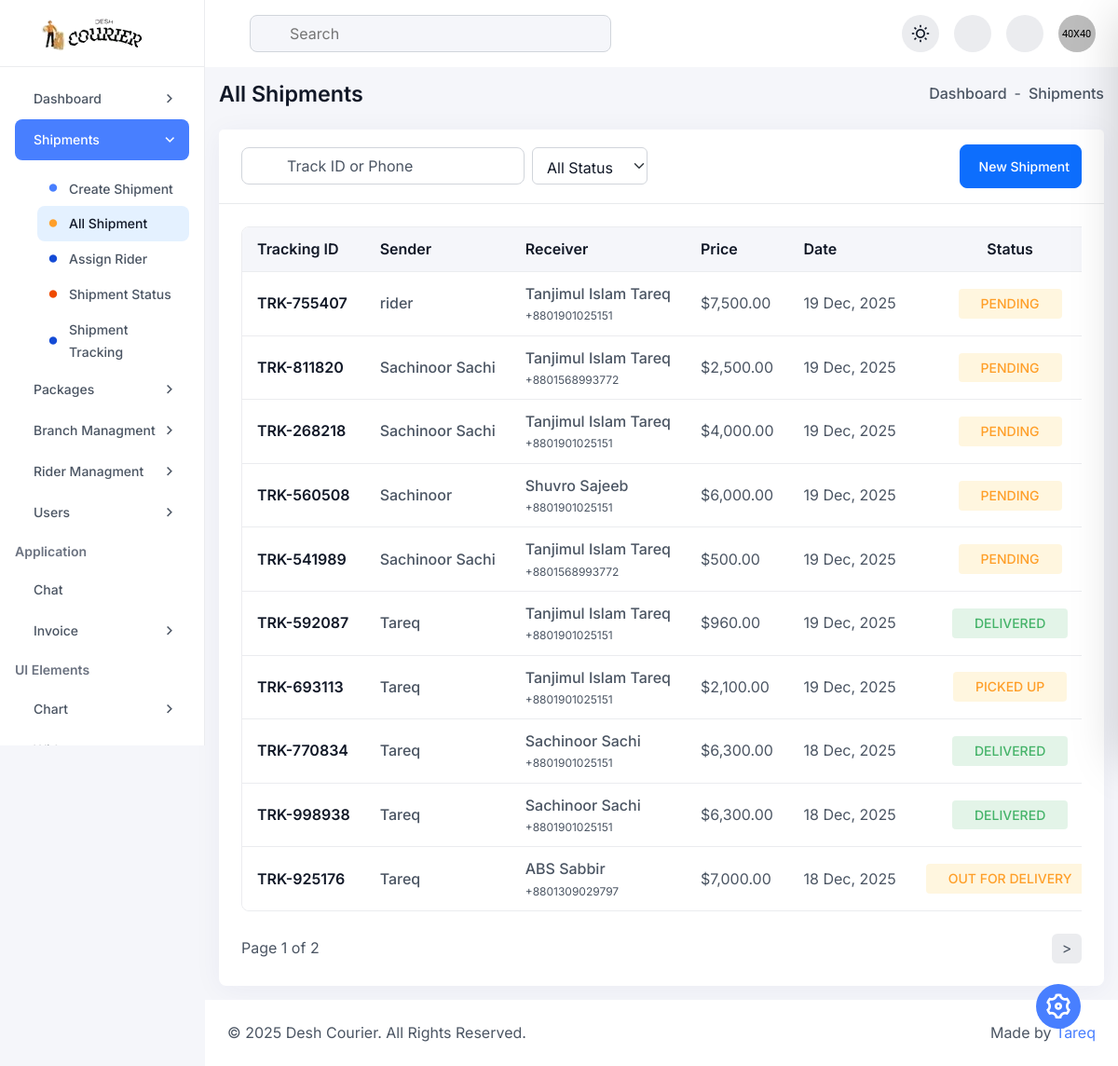
Screenshot of /admin/shipment_list.php (signed in) with the database file from the repository.
### tables this page shows
CREATE TABLE `parcels` (
  `parcel_id` int(11) NOT NULL,
  `tracking_number` varchar(50) NOT NULL,
  `parcel_type` enum('Parcel','Document') DEFAULT 'Parcel',
  `sender_name` varchar(100) NOT NULL,
  `sender_phone` varchar(20) NOT NULL,
  `sender_address` text NOT NULL,
  `receiver_name` varchar(100) NOT NULL,
  `receiver_phone` varchar(20) NOT NULL,
  `receiver_address` text NOT NULL,
  `weight_kg` decimal(5,2) DEFAULT NULL,
  `delivery_type` enum('standard','express','same_day') DEFAULT 'standard',
  `price` decimal(10,2) NOT NULL,
  `payment_method` varchar(50) DEFAULT 'Cash (Receiver)',
  `current_status` enum('pending','picked_up','in_transit','out_for_delivery','delivered','returned','cancelled') DEFAULT 'pending',
  `assigned_courier_id` int(11) DEFAULT NULL,
  `branch_id` int(11) DEFAULT NULL,
  `created_at` timestamp NOT NULL DEFAULT current_timestamp(),
  `updated_at` timestamp NOT NULL DEFAULT current_timestamp() ON UPDATE current_timestamp()
);

### admin/shipment_list.php (the view, shortened to what this page needs)
<?php
require 'db.php';
$limit = 10;
$page = isset($_GET['page']) ? (int)$_GET['page'] : 1;
$offset = ($page - 1) * $limit;
$search = $_GET['search'] ?? '';
$sql = "SELECT * FROM parcels WHERE 1=1";
$params = [];
$count_stmt = $pdo->prepare($sql);
$count_stmt->execute($params);
$total_rows = $count_stmt->rowCount();
$total_pages = ceil($total_rows / $limit);
$sql .= " ORDER BY created_at DESC LIMIT :limit OFFSET :offset";
$stmt = $pdo->prepare($sql);
$stmt->bindValue(':limit', $limit, PDO::PARAM_INT);
$stmt->bindValue(':offset', $offset, PDO::PARAM_INT);
$stmt->execute();
$parcels = $stmt->fetchAll(PDO::FETCH_ASSOC);
include 'inc/header.php';
?>
<div class="dashboard-main-body">
    <div class="d-flex flex-wrap align-items-center justify-content-between gap-3 mb-24">
        <h6 class="fw-semibold mb-0">All Shipments</h6>
        <ul class="d-flex align-items-center gap-2">
            <li class="fw-medium"><a href="index.html" class="hover-text-primary">Dashboard</a></li>
            <li>-</li>
            <li class="fw-medium">Shipments</li>
        </ul>
    </div>
    <div class="card h-100 p-0 radius-12">
        <div class="card-header border-bottom bg-base py-16 px-24 d-flex align-items-center flex-wrap gap-3 justify-content-between">
            <div class="d-flex align-items-center flex-wrap gap-3">
                <form class="navbar-search d-flex gap-2" method="GET">
                    <div class="position-relative">
                        <input type="text" class="bg-base h-40-px w-auto form-control ps-5" name="search" value="<?= htmlspecialchars($search) ?>" placeholder="Track ID or Phone">
                    </div>
                    <select name="status" class="form-select h-40-px w-auto" onchange="this.form.submit()">
                        <option value="">All Status</option>
                    </select>
                </form>
            </div>
            <a href="create_parcel.php" class="btn btn-primary text-sm btn-sm px-12 py-12 radius-8 d-flex align-items-center gap-2">
                New Shipment
            </a>
        </div>
        <div class="card-body p-24">
            <div class="table-responsive scroll-sm">
                <table class="table bordered-table sm-table mb-0">
                    <thead>
                        <tr>
                            <th scope="col">Tracking ID</th>
                            <th scope="col">Sender</th>
                            <th scope="col">Receiver</th>
                            <th scope="col">Price</th>
                            <th scope="col">Date</th>
                            <th scope="col" class="text-center">Status</th>
                        </tr>
                    </thead>
                    <tbody>
                        <?php foreach($parcels as $parcel): ?>
                        <tr>
                            <td>
                                <span class="text-md fw-semibold text-primary-light">
                                    <?= htmlspecialchars($parcel['tracking_number']) ?>
                                </span>
                            </td>
                            <td>
                                <div class="d-flex flex-column">
                                    <span class="text-md fw-medium"><?= htmlspecialchars($parcel['sender_name']) ?></span>
                                </div>
                            </td>
                            <td>
                                <div class="d-flex flex-column">
                                    <span class="text-md fw-medium"><?= htmlspecialchars($parcel['receiver_name']) ?></span>
                                    <span class="text-xs text-secondary-light"><?= htmlspecialchars($parcel['receiver_phone']) ?></span>
                                </div>
                            </td>
                            <td>$<?= number_format($parcel['price'], 2) ?></td>
                            <td><?= date('d M, Y', strtotime($parcel['created_at'])) ?></td>
                            <td class="text-center">
                                <?php
                                    $s = $parcel['current_status'];
                                    $badgeClass = 'bg-warning-focus text-warning-main';
                                    if($s == 'delivered') $badgeClass = 'bg-success-focus text-success-main';
                                ?>
                                <span class="<?= $badgeClass ?> px-24 py-4 radius-4 fw-medium text-sm text-uppercase">
                                    <?= str_replace('_', ' ', $s) ?>
                                </span>
                            </td>
                        </tr>
                        <?php endforeach; ?>
                    </tbody>
                </table>
            </div>
            <div class="d-flex align-items-center justify-content-between flex-wrap gap-2 mt-24">
                <span>Page <?= $page ?> of <?= $total_pages ?></span>
                <ul class="pagination d-flex flex-wrap align-items-center gap-2 justify-content-center">
                    <?php if($page < $total_pages): ?>
                        <li class="page-item"><a class="page-link bg-neutral-200 text-secondary-light radius-8 border-0 h-32-px w-32-px d-flex align-items-center justify-content-center" href="?page=<?= $page+1 ?>&search=<?= $search ?>">></a></li>
                    <?php endif; ?>
                </ul>
            </div>
        </div>
    </div>
</div>
<?php include 'inc/footer.php'; ?>

### rows the page displays
parcels: tracking_number "TRK-755407", sender_name "rider", receiver_name "Tanjimul Islam Tareq", receiver_phone "+8801901025151", price "7,500.00", created_at "19 Dec, 2025", current_status "PENDING"
parcels: tracking_number "TRK-811820", sender_name "Sachinoor Sachi", receiver_name "Tanjimul Islam Tareq", receiver_phone "+8801568993772", price "2,500.00", created_at "19 Dec, 2025", current_status "PENDING"
parcels: tracking_number "TRK-268218", sender_name "Sachinoor Sachi", receiver_name "Tanjimul Islam Tareq", receiver_phone "+8801901025151", price "4,000.00", created_at "19 Dec, 2025", current_status "PENDING"
parcels: tracking_number "TRK-560508", sender_name "Sachinoor", receiver_name "Shuvro Sajeeb", receiver_phone "+8801901025151", price "6,000.00", created_at "19 Dec, 2025", current_status "PENDING"
parcels: tracking_number "TRK-541989", sender_name "Sachinoor Sachi", receiver_name "Tanjimul Islam Tareq", receiver_phone "+8801568993772", price "500.00", created_at "19 Dec, 2025", current_status "PENDING"
parcels: tracking_number "TRK-592087", sender_name "Tareq", receiver_name "Tanjimul Islam Tareq", receiver_phone "+8801901025151", price "960.00", created_at "19 Dec, 2025", current_status "DELIVERED"
parcels: tracking_number "TRK-693113", sender_name "Tareq", receiver_name "Tanjimul Islam Tareq", receiver_phone "+8801901025151", price "2,100.00", created_at "19 Dec, 2025", current_status "PICKED UP"
parcels: tracking_number "TRK-770834", sender_name "Tareq", receiver_name "Sachinoor Sachi", receiver_phone "+8801901025151", price "6,300.00", created_at "18 Dec, 2025", current_status "DELIVERED"
parcels: tracking_number "TRK-998938", sender_name "Tareq", receiver_name "Sachinoor Sachi", receiver_phone "+8801901025151", price "6,300.00", created_at "18 Dec, 2025", current_status "DELIVERED"
parcels: tracking_number "TRK-925176", sender_name "Tareq", receiver_name "ABS Sabbir", receiver_phone "+8801309029797", price "7,000.00", created_at "18 Dec, 2025", current_status "OUT FOR DELIVERY"

### other values shown
$page "1"
$total_pages "2"
